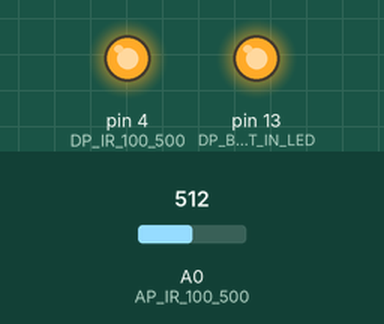
Recording of a sketch running on a simulated Arduino Uno, built with avr-gcc and run on an emulated ATmega328P. On the bench: output pins drawn as LEDs (lit = HIGH). The test bench sets the inputs (shaded band); at power-on: A0 (AP_IR_100_500) = 512. What the sketch prints to the serial monitor is not drawn.

Above: at 1.8 s.
1.9 s: A0 (AP_IR_100_500) set to 716
At 3.0 s:
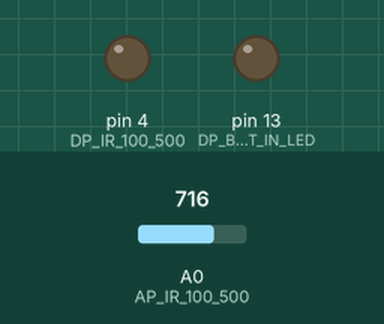
4.9 s: A0 (AP_IR_100_500) set to 354
7.9 s: A0 (AP_IR_100_500) set to 322
Timing chart, 0 to 16.6 s (numbered marks = the images above; inputs shaded):
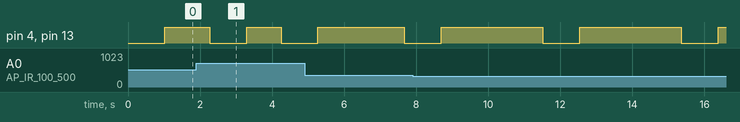

The sketch:

IR_Sensor_EnableDisable.ino
```cpp
// (licence header left out)
// ----------------------------------------------------------------------------------------------------
// Useful macros
// ----------------------------------------------------------------------------------------------------

#define EVER (;;)
#define DIM(x)  (sizeof(x)/sizeof(x[0]))
#define LAST(x) (DIM(x)-1)

// ----------------------------------------------------------------------------------------------------
// Some constants are herein #defined or enumerated rather than instantiated as const to avoid using
// memory unless the values are actually used in the code below. Mileage depends on quality of linker
// and rather than tempt fate we just revert to old habit.
// ----------------------------------------------------------------------------------------------------

// ----------------------------------------------------------------------------------------------------
// Pin assignments - enumeration simply to group them nicely
// NOTE: built-in and PWMs can be allocated for any purpose, and as such the comments simply keep
// thing visible to readers so we understand any potential conflicts. Read the specs to see what
// other functions overlap
// ----------------------------------------------------------------------------------------------------
enum DigitalPins
{
  DP_RX            = 0,    // Arduino built in function
  DP_TX            = 1,    // Arduino built in function

  DP_UNUSED2       = 2,    // Also Interrupt 0

  DP_UNUSED3       = 3,    // PWM, also Interrupt 1

  DP_IR_100_500    = 4,    // Assigned as our IR Sensor Enable (Power)

  DP_UNUSED5       = 5,    // PWM

  DP_UNSUED6       = 6,    // PWM
  DP_UNUSED7       = 7,
  DP_UNUSED8       = 8,

  DP_UNUSED9       = 9,    // PWM

  DP_UNUSED10      = 10,   // PWM
  DP_UNUSED11      = 11,   // PWM
  DP_UNUSED12      = 12,

  DP_BUILT_IN_LED  = 13,   // Arduino built in function

  DP_MAX_NUMBER_OF_PINS,
  DP_BOGUS                 // A value to recognize when none of the above is indicated.
};

// ----------------------------------------------------------------------------------------------------
// ----------------------------------------------------------------------------------------------------
enum AnalogPins
{
  AP_IR_100_500   = 0,
  AP_UNUSED1      = 1,
  AP_UNUSED2      = 2,
  AP_UNUSED3      = 3,
  AP_UNUSED4      = 4,
  AP_UNUSED5      = 5,

  AP_MAX_NUMBER_OF_PINS,
  AP_BUGUS

};

enum OnOffValues
{
  OFF = 0,
  ON  = 1
};

int sensorValue = 0;  // variable to store the value coming from the sensor

void setup()
{
  // declare the ledPin as an OUTPUT:
  pinMode(DP_BUILT_IN_LED, OUTPUT);
  pinMode(DP_IR_100_500,   OUTPUT);
  Serial.begin(115200);
  while (!Serial)
  {
    ; // wait for port to open
  }
}

float distance_cm = 0;


// IR Sensor GP2Y0A710K (100 - 550 cm) has relationships of
// 2.5V approximately 100 cm
// 1.5V at approximately 333 cm
//
// The above is approximatley LINEAR as V = k/L + 1 such that L = k/(V - 1)
//
// k = (2.5 - 1.5)/(0.01 - 0.003) = 142.85714285714286
//
// Sensor voltage is determined analog value (As):  Vs = 5.0 * (As/1024)
//
// L = k / (5.0 * (As/1024) - 1) --> k / ((As / 204.8) - 1) --> k ((10 * As / 2048) - 1)
const float K  =    142.85714285714286;
#define S_TO_V 0.0048828125        // (1.0/204.8)

int count = 0;
bool sensorOn = false;

void loop()
{
  // Every Nth pass, toggle
  if (0 == (++count % 1000))
  {
    sensorOn = ! sensorOn;

    if ( sensorOn)
    {
      digitalWrite(DP_BUILT_IN_LED, ON);
      digitalWrite(DP_IR_100_500, ON);

      // When turning on Sensor, wait for stable result
      delay(26);  // miliseconds per spec for this sensor

    }
    else
    {
      digitalWrite(DP_BUILT_IN_LED, OFF);
      digitalWrite(DP_IR_100_500, OFF);
    }
  }

  if (sensorOn)
  {
    // read the value from the sensor:
    sensorValue = analogRead(AP_IR_100_500);


    float volts = (float)sensorValue / 204.8;

    bool tooClose = (volts > 2.5);
    bool tooFar   = (volts < 1.4);

    if (! tooClose && ! tooFar)
    {

      distance_cm = K / (volts - 1.0);

      Serial.print(distance_cm);
      Serial.print(" ");

      for (int i = 0; i < (int)(distance_cm / 10); ++i)
      {
        Serial.print("*");
      }
    }
    else if (tooClose)
    {
      Serial.print("Too CLOSE");
    }
    else
    {
      Serial.print("Too FAR");
    }
  }
  else
  {
    Serial.print("Sensor OFF");
  }
  Serial.println("");

}
```

Measured:
- by itself, pin 4 (DP_IR_100_500), pin 13 (DP_BUILT_IN_LED): alternates HIGH for 2.8 s and LOW for 1.0 s
